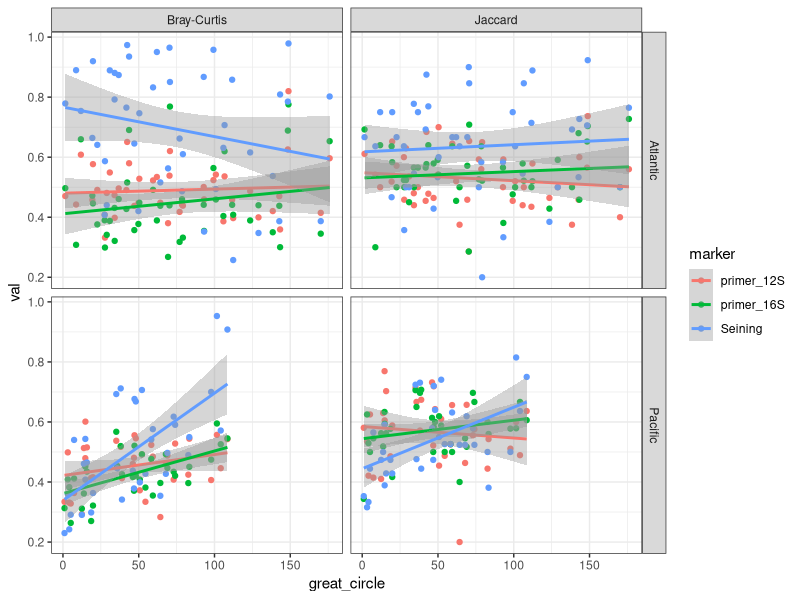
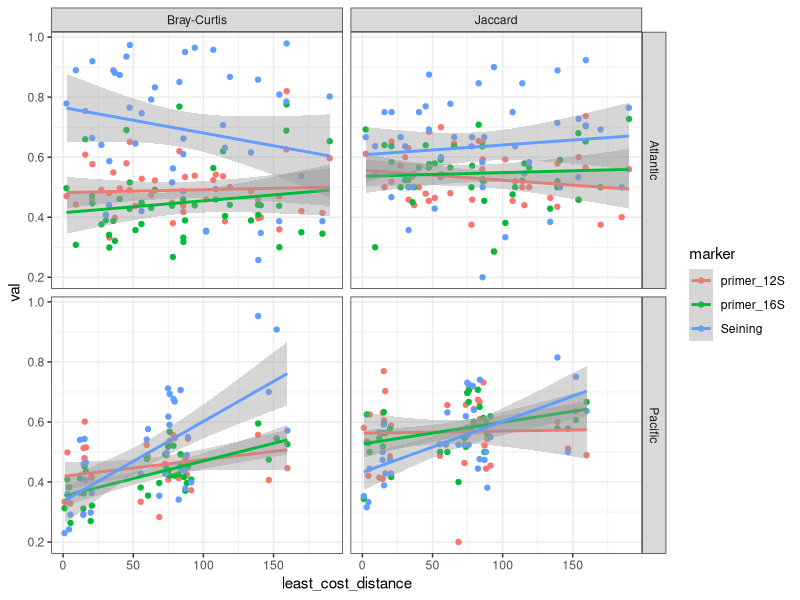

Write R code to recreate these figures, in order.
## (Dis)Similarity analysis dataprep

#load libraries ---
library(tidyverse)
library(dplyr)
library(sf)
library(vegan)
library(tidyr)
library(readxl)



### Data Prep ----------------

#East coast data prep -----

  #read in the data with the official nomencalutre to be matched with the site level data
  
  east_siening_nomenclature <- read_excel("data/Biodiveristy_Coastal.xlsx",sheet="east_seining")%>% #from seines
    data.frame()%>%
    rename(count = Number.of.fish)
  
  colnames(east_siening_nomenclature) <- gsub('\\.', '_',colnames(east_siening_nomenclature))%>%tolower()
  
  east_edna_nomenclature <- read_excel("data/Biodiveristy_Coastal.xlsx",sheet="east_edna")%>% #from eDNA
    data.frame()
  
  colnames(east_edna_nomenclature) <- gsub('\\.', '_',colnames(east_edna_nomenclature))%>%tolower()


  #East coast catch by site

    east_12S_step1 <- read_excel("data/iNEXT/data.iNEXT.xlsx",sheet="12S_east")%>% #10 sites in the east
                dplyr::select(1:11)%>%
                mutate(count = rowSums(.[,2:11]),
                       marker="12S")%>%
                suppressMessages()%>%
                left_join(.,east_edna_nomenclature%>%select(-e_16s_reads)%>%rename(count=e_12s_reads)%>%filter(!is.na(count)))%>%
                data.frame()%>%
                rename(spec = site) # better naming
                
      #summed counts for  "Chaetodontidae_Chaetodon_ocellatus_12S" "Clupeidae_Alosa_aestivalis_12S" are both 419 so we need a filter
      repeat_sp <- east_12S_step1%>%group_by(spec)%>%summarise(count=n())%>%filter(count>1)%>%pull(spec)
      
      #create a logical index to remove rows that were merged twice due tot he joint count of 419
        logical_index=rep(TRUE,nrow(east_12S_step1))  
        for(i in 1:nrow(east_12S_step1)){
          temp=east_12S_step1[i,]
              if(temp$spec %in% repeat_sp & grepl(temp$genus,temp$spec)){logical_index[i] <- FALSE} # mismatches can be found by id'ing those whose genus does not match the full name
        }
        
      #apply index to get rid of issue      
        east_12S <- east_12S_step1[logical_index,]
        
      #clean up the variables that can be used again later.   
        rm(east_12S_step1,temp,i,logical_index,repeat_sp)
    
    #16S has no duplicate counts so it merges without issue
   east_16S <- read_excel("data/iNEXT/data.iNEXT.xlsx",sheet="16S_east")%>% 
                dplyr::select(1:11)%>%
                mutate(count = rowSums(.[,2:11]),
                       marker="16S")%>%
                suppressMessages()%>%
                left_join(.,east_edna_nomenclature%>%select(-e_12s_reads)%>%rename(count=e_16s_reads)%>%filter(!is.na(count)))%>%
                data.frame()%>%
                rename(spec = site)%>% # better naming
                mutate(scientific_name = ifelse(scientific_name == "Ammodytes hexapterus | Ammodytes personatus",genus,scientific_name)) #two groups have the same grouping but a different genus name (AM2 and AM3)
    
   #Seining has 4 species that have the count of 1
    east_seining_step1 <- read_excel("data/iNEXT/data.iNEXT.xlsx",sheet="seining_east")%>% 
                    dplyr::select(1:11)%>%
                    mutate(count = rowSums(.[,2:11]),
                           marker="Seining")%>%
                    suppressMessages()%>%
                    rename(WRK02 = Wreck,
                           CON = Conrod,
                           TAE = TaylorEast,
                           TAW = TaylorWest,
                           MOS = Moosehead,
                           FAI = FiftyAcre, 
                           RSE = RoseBay,
                           CAB = Cable,
                           FRK = FranksGeorge,
                           PLS = PointPleasant)%>%
                    left_join(.,east_siening_nomenclature)%>%
                    rename(spec = site)%>% # better naming
                    dplyr::select(names(east_16S))%>%
                    data.frame() 
    
    #summed counts for "AmericanEel"  "Lumpfish" "MackerelScad" "RoughScad" are all 1 so we need a filter
    repeat_sp <- east_seining_step1%>%group_by(spec)%>%summarise(count=n())%>%filter(count>1)%>%pull(spec)
    
    #create a logical index to remove rows that were merged twice due tot he joint count of 419
    logical_index=rep(TRUE,nrow(east_seining_step1))  
    
    for(i in 1:nrow(east_seining_step1)){
      
      temp=east_seining_step1[i,]%>%
           mutate(common_name = tolower(gsub(" ","",common_name)),
                  spec2=tolower(spec))
      
      if(temp$spec %in% repeat_sp & temp$common_name != temp$spec2){logical_index[i] <- FALSE} # mismatches can be found by id'ing those whose genus does not match the full name
    }
    
    #apply index to get rid of issue      
    east_seining <- east_seining_step1[logical_index,]
    
    #clean up the variables that can be used again later.   
    rm(east_seining_step1,temp,i,logical_index,repeat_sp)
      
    
  east_samples <- rbind(east_12S,east_16S,east_seining)%>%
                    rename(species_code=spec)%>%
                    mutate( coast="east")%>%
                    data.frame()%>%
                    select(marker,index,family,genus,scientific_name,common_name,species_code,
                           TAW,PLS,TAE,FRK,RSE,MOS,FAI,WRK02,CAB,CON)
                    

#West coast data prep ---------
    west_siening_nomenclature <- read_excel("data/Biodiveristy_Coastal.xlsx",sheet="west_seining")%>%
      data.frame()%>%
      rename(count = Number.of.fish)
    
    colnames(west_siening_nomenclature) <- gsub('\\.', '_',colnames(west_siening_nomenclature))%>%tolower()
    
    west_edna_nomenclature <- read_excel("data/Biodiveristy_Coastal.xlsx",sheet="west_edna")%>%
      data.frame()
    
    colnames(west_edna_nomenclature) <- gsub('\\.', '_',colnames(west_edna_nomenclature))%>%tolower()
    
    
    #west coast catch by site
    west_12S <- read_excel("data/iNEXT/data.iNEXT.xlsx",sheet="12S_west")%>% #10 sites in the west
      dplyr::select(1:10)%>%
      mutate(count = rowSums(.[,2:10]),
             marker="12S")%>%
      suppressMessages()%>%
      left_join(.,west_edna_nomenclature%>%select(-w_16s_reads)%>%rename(count=w_12s_reads)%>%filter(!is.na(count)))%>%
      data.frame()%>%
      rename(spec = site, # better naming
             PB = PB_e) # not sure why this is named PB_e
    
    west_16S <- read_excel("data/iNEXT/data.iNEXT.xlsx",sheet="16S_west")%>% 
      dplyr::select(1:10)%>%
      mutate(count = rowSums(.[,2:10]),
             marker="16S")%>%
      suppressMessages()%>%
      left_join(.,west_edna_nomenclature%>%select(-w_12s_reads)%>%rename(count=w_16s_reads)%>%filter(!is.na(count)))%>%
      data.frame()%>%
      rename(spec = site, # better naming
             PB = PB_e) #not sure why this is named PB_e
    
    west_seining_step1 <- read_excel("data/iNEXT/data.iNEXT.xlsx",sheet="seining_west")%>% 
      dplyr::select(1:10)%>%
      mutate(count = rowSums(.[,2:10]),
             marker="Seining")%>%
      suppressMessages()%>%
      left_join(.,west_siening_nomenclature)%>%
      mutate(common_name = gsub("/"," ",common_name))%>%
      rename(spec = site)%>% # better naming
      dplyr::select(names(west_16S))%>%
      data.frame() 
    
    #summed counts for various species cause some issues. 
    repeat_sp <- west_seining_step1%>%group_by(spec)%>%summarise(count=n())%>%filter(count>1)%>%pull(spec)
    
    #create a logical index to remove rows that were merged twice due to the joint count of 419
    logical_index=rep(TRUE,nrow(west_seining_step1))  
    
    for(i in 1:nrow(west_seining_step1)){
      #step that will make the common_name match up to the common_name of the seine. 
      temp=west_seining_step1[i,]%>%
        mutate(common_name = tolower(gsub(" ","",common_name)), #fixes to some naming inconsistencies
               common_name = gsub("\\.","",common_name),
               common_name = gsub("-","",common_name),
               spec2=gsub("_"," ",spec)%>%tolower(),
               spec2=gsub(" ","",spec2),
               spec2=gsub("kelpsurfperch","kelpperch",spec2))#this was a change in the common name I noticed. 
      
      if(temp$spec %in% repeat_sp & temp$common_name != temp$spec2){logical_index[i] <- FALSE} # mismatches can be found by id'ing those whose genus does not match the full name
    }
    
    #apply index to get rid of issue      
    west_seining <- west_seining_step1[logical_index,]%>%
                    mutate(scientific_name=ifelse(spec =="Copper_QuillbackRockfish","Sebastes caurinus",scientific_name))#for some reason the full name of copper quillback rockfish was not spelled out. 
    
    #clean up the variables that can be used again later.   
    rm(west_seining_step1,temp,i,logical_index,repeat_sp)
    
    west_samples <- rbind(west_12S,west_16S,west_seining)%>%
      rename(species_code=spec)%>%
      mutate(coast="west")%>%
      data.frame()%>%
      select(marker,index,family,genus,scientific_name,common_name,species_code,
             PB,SS3,SS4,MB,SB,BB,PL,WS,MuB) # order of stations taken from the distance calculations. 
    
### Similarity analysis -----------------
    
   #read in the distances calculations
    west_gc <- read.csv("output/west_gcd_distances.csv")
    west_siteorder <- west_gc$X## this will be used to better line up the comparisons 
    rownames(west_gc) <- west_gc$X
    west_gc <- west_gc%>%dplyr::select(-X)
    
    west_lcd <- read.csv("output/west_lcp_distances.csv")
    rownames(west_lcd) <- west_lcd$X
    west_lcd <- west_lcd%>%dplyr::select(-X)
    
    east_gc <- read.csv("output/east_gcd_distances.csv")
    east_siteorder <- east_gc$X
    rownames(east_gc) <- east_gc$X
    east_gc <- east_gc%>%dplyr::select(-X)
    
    east_lcd <- read.csv("output/east_lcp_distances.csv")
    rownames(east_lcd) <- east_lcd $X
    east_lcd  <- east_lcd %>%dplyr::select(-X)
    
    
    #function to create the sample by species dataframes required to do the analysis
    simmilarity_format <- function(x,siteorder,PA=FALSE){
      
      x <- x%>%
        dplyr::select(c("scientific_name",siteorder))%>%
        mutate(scientific_name = gsub(" ","_",scientific_name))%>%
        gather("site","val",-scientific_name)%>%
        pivot_wider(names_from = scientific_name,values_from = val)%>%
        data.frame()
      
      rownames(x) <- x$site
      
      x <- x%>%dplyr::select(-site)
      
      #convert to binary (presence/absence)
      if(PA){x[x>0] <- 1} 
      
      return(x)
    }
  
  ## West Coast analysis
    
    #Jaccard 
    west_12S_sim_jaccard <- filter(west_samples,marker=="12S")%>%
                    simmilarity_format(.,siteorder = west_siteorder,PA=TRUE)%>%
                    vegdist(.,method="jaccard")
    
    west_16S_sim_jaccard <- filter(west_samples,marker=="16S")%>%
                    simmilarity_format(.,siteorder = west_siteorder,PA=TRUE)%>%
                    vegdist(.,method="jaccard")
    
    west_seining_sim_jaccard <- filter(west_samples,marker=="Seining")%>%
                        simmilarity_format(.,siteorder = west_siteorder,PA=TRUE)%>%
                        vegdist(.,method="jaccard")
    
    #Bray-Curtis
    west_12S_sim_bray <- filter(west_samples,marker=="12S")%>%
      simmilarity_format(.,siteorder = west_siteorder,PA=FALSE)%>%
      decostand(.,method="hellinger")%>%
      vegdist(.,method="bray")
    
    west_16S_sim_bray <- filter(west_samples,marker=="16S")%>%
      simmilarity_format(.,siteorder = west_siteorder,PA=FALSE)%>%
      decostand(.,method="hellinger")%>%
      vegdist(.,method="bray")
    
    west_seining_sim_bray <- filter(west_samples,marker=="Seining")%>%
      simmilarity_format(.,siteorder = west_siteorder,PA=FALSE)%>%
      decostand(.,method="hellinger")%>%
      vegdist(.,method="bray")
    
    
 ## East Coast analysis
    
    #Jaccard
    east_12S_sim_jaccard <- filter(east_samples,marker=="12S")%>%
      simmilarity_format(.,siteorder = east_siteorder,PA=TRUE)%>%
      vegdist(.,method="jaccard")
    
    east_16S_sim_jaccard <- filter(east_samples,marker=="16S")%>%
      simmilarity_format(.,siteorder = east_siteorder,PA=TRUE)%>%
      vegdist(.,method="jaccard")
    
    east_seining_sim_jaccard <- filter(east_samples,marker=="Seining")%>%
      mutate(scientific_name = ifelse(is.na(scientific_name),paste(family,genus,sep=""),scientific_name), #some aren't to the species level but they are the only ones wihtin that family/genus so we can count as an ~OTU
             scientific_name = gsub("daeNA","dae",scientific_name))%>%
      simmilarity_format(.,siteorder = east_siteorder,PA=TRUE)%>%
      vegdist(.,method="jaccard")
    
    #Bray-Curtis
    east_12S_sim_bray <- filter(east_samples,marker=="12S")%>%
      simmilarity_format(.,siteorder = east_siteorder,PA=FALSE)%>%
      decostand(.,method="hellinger")%>%
      vegdist(.,method="bray")
    
    east_16S_sim_bray <- filter(east_samples,marker=="16S")%>%
      simmilarity_format(.,siteorder = east_siteorder,PA=FALSE)%>%
      decostand(.,method="hellinger")%>%
      vegdist(.,method="bray")
    
    east_seining_sim_bray <- filter(east_samples,marker=="Seining")%>%
      mutate(scientific_name = ifelse(is.na(scientific_name),paste(family,genus,sep=""),scientific_name), #some aren't to the species level but they are the only ones wihtin that family/genus so we can count as an ~OTU
             scientific_name = gsub("daeNA","dae",scientific_name))%>%
      simmilarity_format(.,siteorder = east_siteorder,PA=FALSE)%>%
      decostand(.,method="hellinger")%>%
      vegdist(.,method="bray")
    
    
    #Stitch it together
    west_site_combo<- t(combn(colnames(as.matrix(west_seining_sim_jaccard)), 2))
    east_site_combo<- t(combn(colnames(as.matrix(east_seining_sim_jaccard)), 2))
    
    west_sim <- rbind(west_site_combo%>%
                   data.frame()%>%
                   rename(start=1,end=2)%>%
                   mutate(primer_12S = as.matrix(west_12S_sim_jaccard)[west_site_combo],
                          primer_16S = as.matrix(west_16S_sim_jaccard)[west_site_combo],
                          Seining = as.matrix(west_seining_sim_jaccard)[west_site_combo],
                          great_circle = as.matrix(west_gc)[west_site_combo],
                          least_cost_distance = as.matrix(west_lcd)[west_site_combo],
                          coast="Pacific",
                          dissim = "Jaccard"),
                   west_site_combo%>%
                     data.frame()%>%
                     rename(start=1,end=2)%>%
                     mutate(primer_12S = as.matrix(west_12S_sim_bray)[west_site_combo],
                            primer_16S = as.matrix(west_16S_sim_bray)[west_site_combo],
                            Seining = as.matrix(west_seining_sim_bray)[west_site_combo],
                            great_circle = as.matrix(west_gc)[west_site_combo],
                            least_cost_distance = as.matrix(west_lcd)[west_site_combo],
                            coast="Pacific",
                            dissim = "Bray-Curtis"))
    
    east_sim <- rbind(east_site_combo%>%
                        data.frame()%>%
                        rename(start=1,end=2)%>%
                        mutate(primer_12S = as.matrix(east_12S_sim_jaccard)[east_site_combo],
                               primer_16S = as.matrix(east_16S_sim_jaccard)[east_site_combo],
                               Seining = as.matrix(east_seining_sim_jaccard)[east_site_combo],
                               great_circle = as.matrix(east_gc)[east_site_combo],
                               least_cost_distance = as.matrix(east_lcd)[east_site_combo],
                               coast="Atlantic",
                               dissim = "Jaccard"),
                      east_site_combo%>%
                        data.frame()%>%
                        rename(start=1,end=2)%>%
                        mutate(primer_12S = as.matrix(east_12S_sim_bray)[east_site_combo],
                               primer_16S = as.matrix(east_16S_sim_bray)[east_site_combo],
                               Seining = as.matrix(east_seining_sim_bray)[east_site_combo],
                               great_circle = as.matrix(east_gc)[east_site_combo],
                               least_cost_distance = as.matrix(east_lcd)[east_site_combo],
                               coast="Atlantic",
                               dissim = "Bray-Curtis"))
    
    #one unified dataframe
    simmilarity_df <- rbind(west_sim,east_sim)
    
    
### Plot the data -----------
    
    range01 <- function(x){(x-min(x))/(max(x)-min(x))}
    
    ggplot(data=simmilarity_df%>%
             gather("marker","val",primer_12S,primer_16S,Seining),
           aes(x=great_circle,y=val,col=marker,group=marker))+
      geom_point()+
      facet_grid(coast~dissim)+
      theme_bw()+
      stat_smooth(method="lm")
    
    ggplot(data=simmilarity_df%>%gather("marker","val",primer_12S,primer_16S,Seining),
           aes(x=least_cost_distance,y=val,col=marker,group=marker))+
      geom_point()+
      facet_grid(coast~dissim)+
      theme_bw()+
      stat_smooth(method="lm")
    
    mod_lcp <- glm(great_circle~marker*coast,data=simmilarity_df%>%gather("marker","val",primer_12S,primer_16S,Seining)%>%filter(dissim=="Jaccard"))
    
    summary(mod_lcp)
    summary(mod_lcp)$coefficient
    
